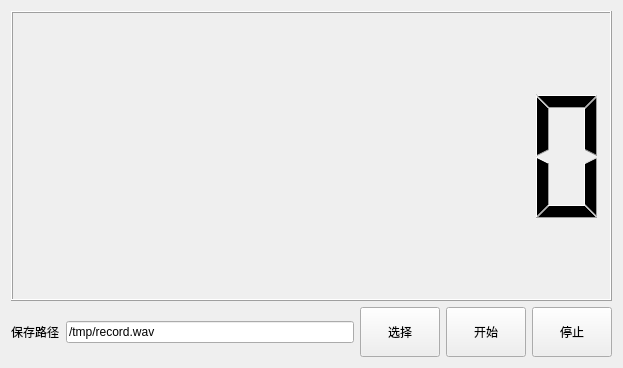
<?xml version="1.0" encoding="UTF-8"?>
<ui version="4.0">
 <class>Widget</class>
 <widget class="QWidget" name="Widget">
  <property name="geometry">
   <rect>
    <x>0</x>
    <y>0</y>
    <width>623</width>
    <height>368</height>
   </rect>
  </property>
  <property name="windowTitle">
   <string>Widget</string>
  </property>
  <layout class="QGridLayout" name="gridLayout">
   <item row="0" column="0">
    <layout class="QVBoxLayout" name="verticalLayout">
     <item>
      <widget class="QLCDNumber" name="lcdNumber">
       <property name="digitCount">
        <number>8</number>
       </property>
       <property name="mode">
        <enum>QLCDNumber::Hex</enum>
       </property>
      </widget>
     </item>
     <item>
      <layout class="QHBoxLayout" name="horizontalLayout">
       <item>
        <widget class="QLabel" name="label">
         <property name="text">
          <string>保存路径</string>
         </property>
        </widget>
       </item>
       <item>
        <widget class="QLineEdit" name="dirEdit">
         <property name="text">
          <string>/tmp/record.wav</string>
         </property>
         <property name="readOnly">
          <bool>false</bool>
         </property>
        </widget>
       </item>
       <item>
        <widget class="QPushButton" name="pushButton">
         <property name="minimumSize">
          <size>
           <width>0</width>
           <height>50</height>
          </size>
         </property>
         <property name="text">
          <string>选择</string>
         </property>
        </widget>
       </item>
       <item>
        <widget class="QPushButton" name="startBtn">
         <property name="minimumSize">
          <size>
           <width>0</width>
           <height>50</height>
          </size>
         </property>
         <property name="text">
          <string>开始</string>
         </property>
        </widget>
       </item>
       <item>
        <widget class="QPushButton" name="stopBtn">
         <property name="minimumSize">
          <size>
           <width>0</width>
           <height>50</height>
          </size>
         </property>
         <property name="text">
          <string>停止</string>
         </property>
        </widget>
       </item>
      </layout>
     </item>
    </layout>
   </item>
  </layout>
 </widget>
 <resources/>
 <connections/>
</ui>
